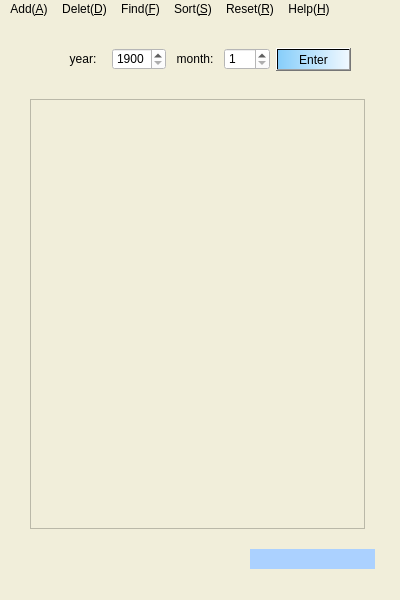
<?xml version="1.0" encoding="UTF-8"?>
<ui version="4.0">
 <class>MainWindow</class>
 <widget class="QMainWindow" name="MainWindow">
  <property name="geometry">
   <rect>
    <x>0</x>
    <y>0</y>
    <width>400</width>
    <height>600</height>
   </rect>
  </property>
  <property name="minimumSize">
   <size>
    <width>400</width>
    <height>600</height>
   </size>
  </property>
  <property name="maximumSize">
   <size>
    <width>400</width>
    <height>600</height>
   </size>
  </property>
  <property name="windowTitle">
   <string>MainWindow</string>
  </property>
  <property name="styleSheet">
   <string notr="true">background-color: rgb(241, 238, 218);</string>
  </property>
  <widget class="QWidget" name="centralwidget">
   <widget class="QTextBrowser" name="textBrowser">
    <property name="geometry">
     <rect>
      <x>30</x>
      <y>80</y>
      <width>335</width>
      <height>430</height>
     </rect>
    </property>
    <property name="minimumSize">
     <size>
      <width>335</width>
      <height>430</height>
     </size>
    </property>
    <property name="maximumSize">
     <size>
      <width>335</width>
      <height>430</height>
     </size>
    </property>
    <property name="layoutDirection">
     <enum>Qt::RightToLeft</enum>
    </property>
    <property name="autoFillBackground">
     <bool>true</bool>
    </property>
    <property name="html">
     <string>&lt;!DOCTYPE HTML PUBLIC &quot;-//W3C//DTD HTML 4.0//EN&quot; &quot;http://www.w3.org/TR/REC-html40/strict.dtd&quot;&gt;
&lt;html&gt;&lt;head&gt;&lt;meta name=&quot;qrichtext&quot; content=&quot;1&quot; /&gt;&lt;meta charset=&quot;utf-8&quot; /&gt;&lt;style type=&quot;text/css&quot;&gt;
p, li { white-space: pre-wrap; }
hr { height: 1px; border-width: 0; }
li.unchecked::marker { content: &quot;\2610&quot;; }
li.checked::marker { content: &quot;\2612&quot;; }
&lt;/style&gt;&lt;/head&gt;&lt;body style=&quot; font-family:'Microsoft YaHei UI'; font-size:9pt; font-weight:400; font-style:normal;&quot;&gt;
&lt;p style=&quot;-qt-paragraph-type:empty; margin-top:0px; margin-bottom:0px; margin-left:0px; margin-right:0px; -qt-block-indent:0; text-indent:0px;&quot;&gt;&lt;br /&gt;&lt;/p&gt;&lt;/body&gt;&lt;/html&gt;</string>
    </property>
   </widget>
   <widget class="QWidget" name="layoutWidget">
    <property name="geometry">
     <rect>
      <x>60</x>
      <y>20</y>
      <width>291</width>
      <height>41</height>
     </rect>
    </property>
    <layout class="QHBoxLayout" name="horizontalLayout">
     <item>
      <widget class="QLabel" name="label_year">
       <property name="text">
        <string>&lt;html&gt;&lt;head/&gt;&lt;body&gt;&lt;p align=&quot;center&quot;&gt;year:&lt;/p&gt;&lt;/body&gt;&lt;/html&gt;</string>
       </property>
      </widget>
     </item>
     <item>
      <widget class="QSpinBox" name="spinBox_year">
       <property name="styleSheet">
        <string notr="true">background-color: rgb(255, 255, 255);</string>
       </property>
       <property name="minimum">
        <number>1900</number>
       </property>
       <property name="maximum">
        <number>9999</number>
       </property>
      </widget>
     </item>
     <item>
      <widget class="QLabel" name="label_month">
       <property name="text">
        <string>&lt;html&gt;&lt;head/&gt;&lt;body&gt;&lt;p align=&quot;center&quot;&gt;month:&lt;/p&gt;&lt;/body&gt;&lt;/html&gt;</string>
       </property>
      </widget>
     </item>
     <item>
      <widget class="QSpinBox" name="spinBox_month">
       <property name="styleSheet">
        <string notr="true">background-color: rgb(255, 255, 255);</string>
       </property>
       <property name="minimum">
        <number>1</number>
       </property>
       <property name="maximum">
        <number>12</number>
       </property>
      </widget>
     </item>
     <item>
      <widget class="QPushButton" name="EnterButton">
       <property name="styleSheet">
        <string notr="true">background-color: qlineargradient(spread:pad, x1:0, y1:0, x2:1, y2:0, stop:0 rgba(135, 206, 250, 255), stop:1 rgba(240, 248, 255, 255));</string>
       </property>
       <property name="text">
        <string>Enter</string>
       </property>
      </widget>
     </item>
    </layout>
   </widget>
   <widget class="QLabel" name="label_time">
    <property name="geometry">
     <rect>
      <x>250</x>
      <y>530</y>
      <width>125</width>
      <height>20</height>
     </rect>
    </property>
    <property name="minimumSize">
     <size>
      <width>125</width>
      <height>20</height>
     </size>
    </property>
    <property name="maximumSize">
     <size>
      <width>125</width>
      <height>20</height>
     </size>
    </property>
    <property name="styleSheet">
     <string notr="true">background-color: rgb(171, 209, 255);</string>
    </property>
    <property name="text">
     <string/>
    </property>
   </widget>
   <widget class="QPushButton" name="SettingButton">
    <property name="geometry">
     <rect>
      <x>0</x>
      <y>510</y>
      <width>68</width>
      <height>51</height>
     </rect>
    </property>
    <property name="minimumSize">
     <size>
      <width>68</width>
      <height>51</height>
     </size>
    </property>
    <property name="maximumSize">
     <size>
      <width>68</width>
      <height>51</height>
     </size>
    </property>
    <property name="text">
     <string/>
    </property>
    <property name="flat">
     <bool>true</bool>
    </property>
   </widget>
   <zorder>layoutWidget</zorder>
   <zorder>label_time</zorder>
   <zorder>textBrowser</zorder>
   <zorder>SettingButton</zorder>
  </widget>
  <widget class="QMenuBar" name="menubar">
   <property name="geometry">
    <rect>
     <x>0</x>
     <y>0</y>
     <width>400</width>
     <height>21</height>
    </rect>
   </property>
   <widget class="QMenu" name="menuAdd_A">
    <property name="title">
     <string>Add(&amp;A)</string>
    </property>
    <addaction name="AddDateFestival"/>
    <addaction name="separator"/>
    <addaction name="AddWeekDayFestival"/>
    <addaction name="separator"/>
   </widget>
   <widget class="QMenu" name="menuDelet_D">
    <property name="title">
     <string>Delet(&amp;D)</string>
    </property>
    <addaction name="actionDeletFestival"/>
   </widget>
   <widget class="QMenu" name="menuFind_F">
    <property name="title">
     <string>Find(&amp;F)</string>
    </property>
    <addaction name="actionSearch"/>
   </widget>
   <widget class="QMenu" name="menuSearch_S">
    <property name="title">
     <string>Sort(&amp;S)</string>
    </property>
    <addaction name="actionSearch_and_Sort"/>
   </widget>
   <widget class="QMenu" name="menuReset_R">
    <property name="title">
     <string>Reset(&amp;R)</string>
    </property>
    <addaction name="ResetDateFestival"/>
    <addaction name="separator"/>
    <addaction name="ResetWeekDayFestival"/>
    <addaction name="separator"/>
   </widget>
   <widget class="QMenu" name="menuHelp_H">
    <property name="title">
     <string>Help(&amp;H)</string>
    </property>
    <addaction name="actionInstructions"/>
    <addaction name="separator"/>
    <addaction name="actionAbout"/>
   </widget>
   <addaction name="menuAdd_A"/>
   <addaction name="menuDelet_D"/>
   <addaction name="menuFind_F"/>
   <addaction name="menuSearch_S"/>
   <addaction name="menuReset_R"/>
   <addaction name="menuHelp_H"/>
  </widget>
  <widget class="QStatusBar" name="statusbar"/>
  <action name="AddDateFestival">
   <property name="text">
    <string>DateFestival</string>
   </property>
  </action>
  <action name="AddWeekDayFestival">
   <property name="text">
    <string>WeekDEayFestival</string>
   </property>
  </action>
  <action name="ResetDateFestival">
   <property name="text">
    <string>DateFestival</string>
   </property>
  </action>
  <action name="ResetWeekDayFestival">
   <property name="text">
    <string>WeekDayFestival</string>
   </property>
  </action>
  <action name="actionDeletFestival">
   <property name="text">
    <string>DeletFestival</string>
   </property>
  </action>
  <action name="actionSearch">
   <property name="text">
    <string>Search</string>
   </property>
  </action>
  <action name="actionSearch_and_Sort">
   <property name="text">
    <string>Search and Sort</string>
   </property>
  </action>
  <action name="actionInstructions">
   <property name="text">
    <string>Instructions</string>
   </property>
  </action>
  <action name="actionAbout">
   <property name="text">
    <string>About</string>
   </property>
  </action>
 </widget>
 <resources/>
 <connections/>
</ui>
